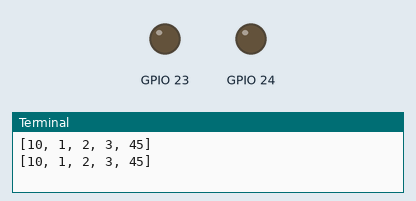
Simulated run of this program. Board: Raspberry Pi (BCM pin numbers). On the bench: output pins drawn as LEDs (lit = HIGH), the last lines printed to the terminal.

Above: at 0.25 s.
At 3.75 s:
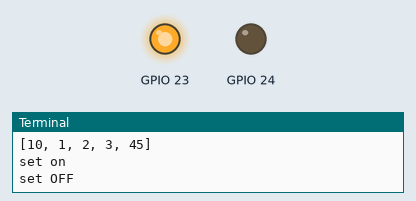
At 7.45 s:
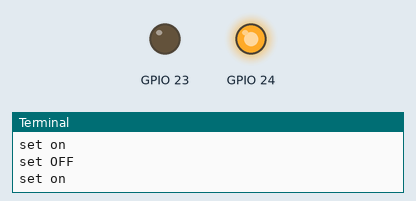
Timing chart, 0 to 7.8 s (numbered marks = the images above):
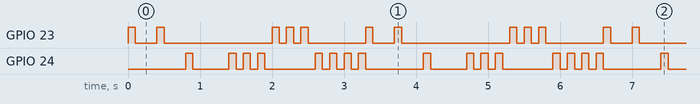

Measured:
- by itself, GPIO 23: repeats every 3.3 s: LOW 0.30 s, HIGH 0.10 s, LOW 1.5 s, 2 × (HIGH 0.10 s, LOW 0.10 s), HIGH 0.10 s, LOW 0.80 s, HIGH 0.10 s
- by itself, GPIO 24: repeats every 3.3 s: LOW 0.50 s, 2 × (HIGH 0.10 s, LOW 0.10 s), HIGH 0.10 s, LOW 0.70 s, 3 × (HIGH 0.10 s, LOW 0.10 s), HIGH 0.10 s, LOW 0.80 s, HIGH 0.10 s

The program:

01.py
```python
a = [0,1,2,3,45]
b = a
b[0] = 10
print(a)
print(b)

import RPi.GPIO as GPIO            # import RPi.GPIO module
from time import sleep             # lets us have a delay
GPIO.setmode(GPIO.BCM)             # choose BCM or BOARD
GPIO.setup(23, GPIO.OUT)           # set GPIO24 as an output
GPIO.setup(24, GPIO.OUT)           # set GPIO24 as an output

try:
    while True:
        GPIO.output(23, 1)         # set GPIO24 to 1/GPIO.HIGH/True
        sleep(0.1)
        GPIO.output(23, 0)         # set GPIO24 to 1/GPIO.HIGH/True
        sleep(0.3)
        GPIO.output(23, 1)         # set GPIO24 to 1/GPIO.HIGH/True
        sleep(0.1)
        GPIO.output(23, 0)         # set GPIO24 to 1/GPIO.HIGH/True
        sleep(0.3)

        GPIO.output(24, 1)         # set GPIO24 to 1/GPIO.HIGH/True
        print('set on')
        sleep(0.1)                 # wait half a second
        GPIO.output(24, 0)         # set GPIO24 to 1/GPIO.HIGH/True
        print('set OFF')
        sleep(0.5)                 # wait half a second

        GPIO.output(24, 1)         # set GPIO24 to 1/GPIO.HIGH/True
        sleep(0.1)                 # wait half a second
        GPIO.output(24, 0)         # set GPIO24 to 1/GPIO.HIGH/True
        sleep(0.1)                 # wait half a second
        GPIO.output(24, 1)         # set GPIO24 to 1/GPIO.HIGH/True
        sleep(0.1)                 # wait half a second
        GPIO.output(24, 0)         # set GPIO24 to 1/GPIO.HIGH/True
        sleep(0.1)                 # wait half a second
        GPIO.output(24, 1)         # set GPIO24 to 1/GPIO.HIGH/True
        sleep(0.1)                 # wait half a second
        GPIO.output(24, 0)         # set GPIO24 to 1/GPIO.HIGH/True          sleep(0.1)                 # wait half a second
        sleep(0.1)                 # wait half a second
        GPIO.output(23, 1)         # set GPIO24 to 1/GPIO.HIGH/True
        sleep(0.1)                 # wait half a second
        GPIO.output(23, 0)         # set GPIO24 to 1/GPIO.HIGH/True
        sleep(0.1)                 # wait half a second
        GPIO.output(23, 1)         # set GPIO24 to 1/GPIO.HIGH/True
        sleep(0.1)                 # wait half a second
        GPIO.output(23, 0)         # set GPIO24 to 1/GPIO.HIGH/True
        sleep(0.1)                 # wait half a second
        GPIO.output(23, 1)         # set GPIO24 to 1/GPIO.HIGH/True
        sleep(0.1)                 # wait half a second
        GPIO.output(23, 0)         # set GPIO24 to 1/GPIO.HIGH/True
        sleep(0.1)                 # wait half a second
        GPIO.output(24, 1)         # set GPIO24 to 1/GPIO.HIGH/True
        sleep(0.1)                 # wait half a second
        GPIO.output(24, 0)         # set GPIO24 to 1/GPIO.HIGH/True
        sleep(0.1)                 # wait half a second
        GPIO.output(24, 1)         # set GPIO24 to 1/GPIO.HIGH/True
        sleep(0.1)                 # wait half a second
        GPIO.output(24, 0)         # set GPIO24 to 1/GPIO.HIGH/True
        sleep(0.1)                 # wait half a second
        GPIO.output(24, 1)         # set GPIO24 to 1/GPIO.HIGH/True
        sleep(0.1)                 # wait half a second
        GPIO.output(24, 0)         # set GPIO24 to 1/GPIO.HIGH/True
        sleep(0.1)                 # wait half a second
        GPIO.output(24, 1)         # set GPIO24 to 1/GPIO.HIGH/True
        sleep(0.1)                 # wait half a second
        GPIO.output(24, 0)         # set GPIO24 to 1/GPIO.HIGH/True

except KeyboardInterrupt:          # trap a CTRL+C keyboard interrupt
    GPIO.cleanup()                 # resets all GPIO ports used by this program
```
